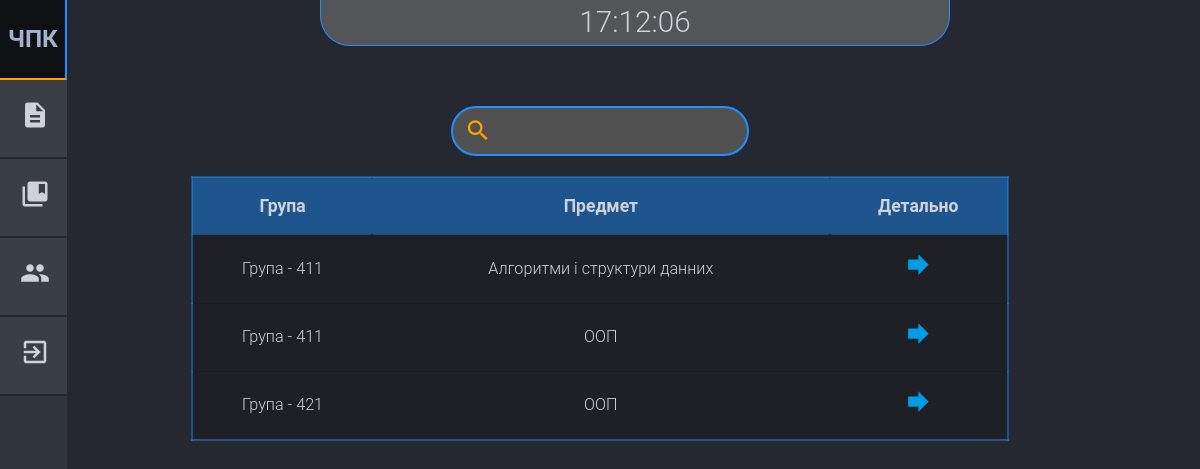
Screenshot of /subject/ (signed in) with the database file from the repository.
### office/models.py (models this page shows, shortened)
class Subject(models.Model):
    name = models.CharField(max_length=120)
    group = models.ForeignKey(Group, on_delete=models.CASCADE)
    slug = models.SlugField(max_length=120)
    def get_absolute_url(self):
        return "/subject/{}/".format(self.slug)

class Group(models.Model):
    number = models.CharField(max_length=4, unique=True)
    slug = models.SlugField(max_length=120)
    def __str__(self):
        return "Група - {}".format(self.number)

### subject/views.py (the view)
# urls.py: path("", SubjectIndex.as_view(), name="subject_index"),
class SubjectIndex(LoginRequiredMixin, View):
    login_url = '/auth/login/'
    redirect_field_name = ''
    def get(self, request):
        if Profile.objects.get(user=request.user).access_profile == "":
            return render(request, 'office/not_access.html', {})
        subjects = get_list_or_404(Subject.objects.order_by('group__number', 'name'))
        return render(request, 'subject/index.html', context={
            "subjects": subjects
        })

### templates/subject/index.html
{% extends 'subject/base.html' %}
{% load static %}
{% block content %}
<div class="container">
    <div class="row">
        <div class="col offset-s3 s9 offset-m2 m19 offset-l3 l6 offset-xl3 xl6" id="subject-search">
            <i class="small material-icons" style=" color: orange; font-size: 2em; position: relative; bottom: -7px">search</i>
            <input type="text" name="search" id="input-search">
        </div>
    </div>
</div>
            <table class="centered responsive-table subject-main-table">
                <thead>
                <tr>
                    <th class="subject-table">Група</th>
                    <th class="subject-table">Предмет</th>
                    <th class="subject-table">Детально</th>
                </tr>
                </thead>
                <tbody class="subject-table-body">
                {% for subject in subjects %}
                    <tr class="subject-tr" style="font-size: 1.2em; cursor: pointer" onclick="location.href='{{ subject.get_absolute_url }}'">
                        <td>{{ subject.group }}</td>
                        <td>{{ subject.name }}</td>
                        <td><a href="{{ subject.get_absolute_url }}">
                            <i class="tiny material-icons" style="font-size: 1.9em;">forward</i></a>
                        </td>
                    </tr>
                {% endfor %}
                </tbody>
            </table>
{% endblock content %}

### static/css/components/main.css (style rules this page uses)
body { margin: 0; font-family: "Roboto", "Helvetica Neue", Helvetica, Arial, sans-serif; font-size: 0.9rem; font-weight: 300; line-height: 1.5; color: #cfd2da; text-align: left; background-color: #252830; }

### static/meterialize/css/subject.css (style rules this page uses)
.subject-main-table { border: 2px solid rgba(30, 144, 255, 0.47); background: rgba(0, 0, 0, 0.2); }
.subject-table { background: rgba(30, 144, 255, 0.47); font-size: 1.3em; }
#subject-search { border: 2px solid dodgerblue; -webkit-border-radius: 60px; -moz-border-radius: 60px; border-radius: 60px; height: 50px; background: #515151; }
#input-search { border: none; border-radius: 50px; background: #515151; font-size: 1.4em; color: whitesmoke; text-align: left; width: 83%; white-space: nowrap; }

### rows the page displays
Subject: group "Група - 411", name "Алгоритми і структури данних"
Subject: group "Група - 411", name "ООП"
Subject: group "Група - 421", name "ООП"
